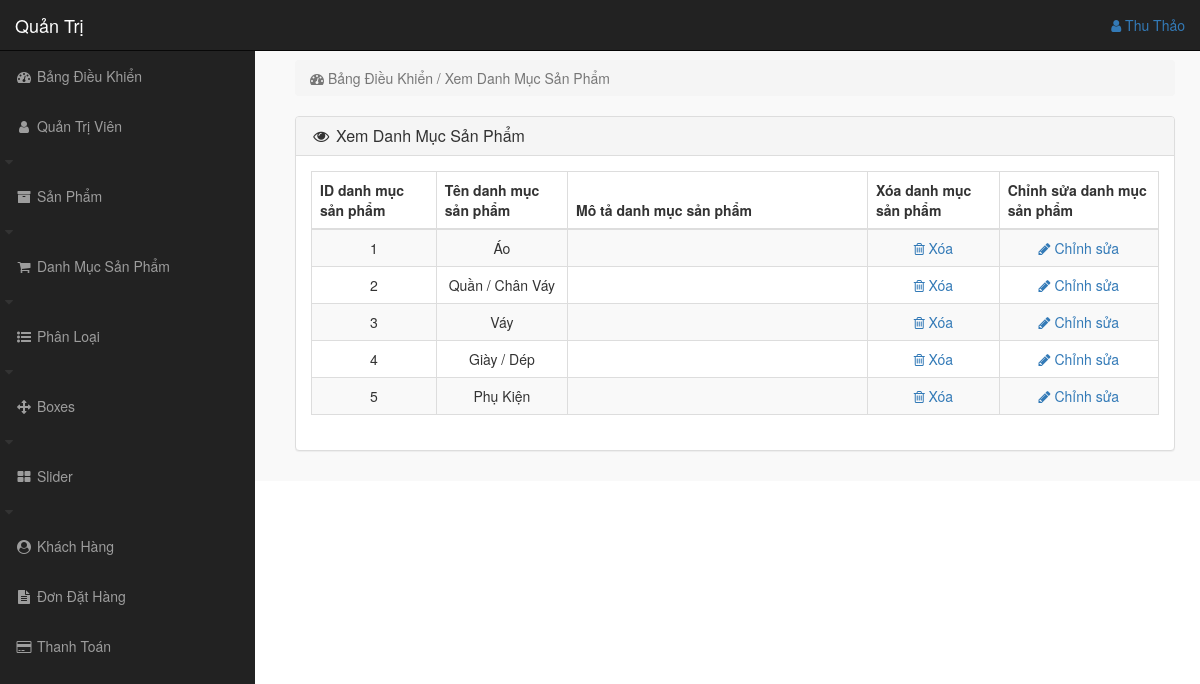
The page /admin_area/index.php?view_product_cat (signed in) on the database its author committed.
### tables this page shows
CREATE TABLE `product_categories` (
  `p_cat_id` int(10) NOT NULL,
  `p_cat_title` text NOT NULL,
  `p_cat_desc` text NOT NULL
);

### admin_area/view_p_cat.php (the view)
<?php
if(!isset($_SESSION['admin_email'])){
    echo "<script>window.open('login.php','_self')</script>";
}else{
?>
<div style="padding-left: 270px;">
    <div class="row">
        <div class="col-lg-12">
            <ol class="breadcrumb">
                <li class="active">
                    <i class="fa fa-dashboard"></i> Bảng Điều Khiển / Xem Danh Mục Sản Phẩm
                </li>
            </ol>
        </div>
    </div>
    <div class="row">
        <div class="col-lg-12">
            <div class="panel panel-default">
                <div class="panel-heading">
                    <h3 class="panel-title">
                        <i class="fa fa-eye fa-fw"></i> Xem Danh Mục Sản Phẩm
                    </h3>
                </div>
                <div class="panel-body text-center">
                    <div class="table-responsive">
                        <table class="table table-bordered table-hover table-striped">
                            <thead>
                                <tr>
                                    <th>ID danh mục sản phẩm</th>
                                    <th>Tên danh mục sản phẩm</th>
                                    <th>Mô tả danh mục sản phẩm</th>
                                    <th>Xóa danh mục sản phẩm</th>
                                    <th>Chỉnh sửa danh mục sản phẩm</th>
                                </tr>
                            </thead>
                            <tbody>
                                <?php
                                $i=0;
                                $get_p_cats="select * from product_categories";
                                $run_p_cats=mysqli_query($con,$get_p_cats);
                                while($row_p_cats=mysqli_fetch_array($run_p_cats)){
                                    $p_cat_id=$row_p_cats['p_cat_id'];
                                    $p_cat_title=$row_p_cats['p_cat_title'];
                                    $p_cat_desc=$row_p_cats['p_cat_desc'];
                                    $i++;
                                ?>
                                <tr>
                                    <td><?php echo $i; ?></td>
                                    <td><?php echo $p_cat_title; ?></td>
                                    <td width="300"><?php echo $p_cat_desc; ?></td>
                                    <td>
                                        <a style="text-decoration: none;" href="index.php?delete_p_cat=<?php echo $p_cat_id; ?>">
                                            <i class="fa fa-trash-o"></i> Xóa
                                        </a>
                                    </td>
                                    <td>
                                        <a style="text-decoration: none;" href="index.php?edit_p_cat=<?php echo $p_cat_id; ?>">
                                            <i class="fa fa-pencil"></i> Chỉnh sửa
                                        </a>
                                    </td>
                                </tr>
                                <?php } ?>
                            </tbody>
                        </table>
                    </div>
                </div>
            </div>
        </div>
    </div>
</div>
<?php } ?>

### admin_area/includes/sidebar.php (shortened to what this page needs)
<?php
if(!isset($_SESSION['admin_email'])){
    echo "<script>window.open('login.php','_self')</script>";
}else{
?>
<nav class="navbar navbar-inverse navbar-fixed-top">
    <div class="navbar-header">
        <a href="index.php?dashboard" class="navbar-brand">Quản Trị</a>
    </div>
    <ul class="nav navbar-right top-nav">
        <li class="dropdown">
            <a href="#" class="dropdown-toggle" data-toggle="dropdown">
               <i class="fa fa-user"></i> <?php echo $admin_name ?>
            </a>
        </li>
    </ul>
    <div class="collapse navbar-collapse navbar-ex1-collapse">
        <ul class="nav navbar-nav sidebar-nav">
            <li>
                <a href="index.php?dashboard">
                    <i class="fa fa-fw fa-dashboard"></i> Bảng Điều Khiển
                </a>
            </li>
            <li>
                <a href="#" data-toggle="collapse" data-target="#users">
                    <i class="fa fa-fw fa-user"></i> Quản Trị Viên
                </a>
                <i class="fa fa-fw fa-caret-down"></i>
            </li>
            <li>
                <a href="#" data-toggle="collapse" data-target="#products">
                    <i class="fa fa-fw fa-archive"></i> Sản Phẩm
                </a>
                <i class="fa fa-fw fa-caret-down"></i>
            </li>
            <li>
                <a href="#" data-toggle="collapse" data-target="#product_cat">
                    <i class="fa fa-fw fa-shopping-cart"></i> Danh Mục Sản Phẩm
                </a>
                <i class="fa fa-fw fa-caret-down"></i>
            </li>
            <li>
                <a href="#" data-toggle="collapse" data-target="#category">
                    <i class="fa fa-fw fa-list-ul"></i> Phân Loại
                </a>
                <i class="fa fa-fw fa-caret-down"></i>
            </li>
            <li>
                <a href="#" data-toggle="collapse" data-target="#boxes">
                    <i class="fa fa-fw fa-arrows"></i> Boxes
                </a>
                <i class="fa fa-fw fa-caret-down"></i>
            </li>
            <li>
                <a href="#" data-toggle="collapse" data-target="#slider">
                    <i class="fa fa-fw fa-th-large"></i> Slider
                </a>
                <i class="fa fa-fw fa-caret-down"></i>
            </li>
            <li>
                <a href="index.php?view_customer">
                    <i class="fa fa-fw fa-user-circle"></i> Khách Hàng
                </a>
            </li>
            <li>
                <a href="index.php?view_order">
                    <i class="fa fa-fw fa-file-text"></i> Đơn Đặt Hàng
                </a>
            </li>
            <li>
                <a href="index.php?view_payments">
                    <i class="fa fa-fw fa-credit-card"></i> Thanh Toán
                </a>
            </li>
        </ul>
    </div>
</nav>
<?php } ?>

### admin_area/css/style.css (style rules this page uses)
body { margin-top: 100px; }
@media (min-width: 768px) { body { margin-top: 50px; } }
.top-nav { padding: 0 15px; }
.top-nav > li { display: inline-block; float: left; }
.top-nav > li > a { padding-top: 15px; padding-bottom: 15px; line-height: 20px; }
@media (min-width: 768px) { .sidebar-nav { position: fixed; top: 51px; width: 255px; border-radius: 0; overflow-y: auto; background-color: #222; bottom: 0; overflow-x: hidden; padding-bottom: 40px; } }
@media (min-width: 768px) { .sidebar-nav > li > a { width: 255px; } }

### rows shown on the page
product_categories: p_cat_title "Áo"
product_categories: p_cat_title "Quần / Chân Váy"
product_categories: p_cat_title "Váy"
product_categories: p_cat_title "Giày / Dép"
product_categories: p_cat_title "Phụ Kiện"

### other values the page prints
$admin_name "Thu Thảo"
